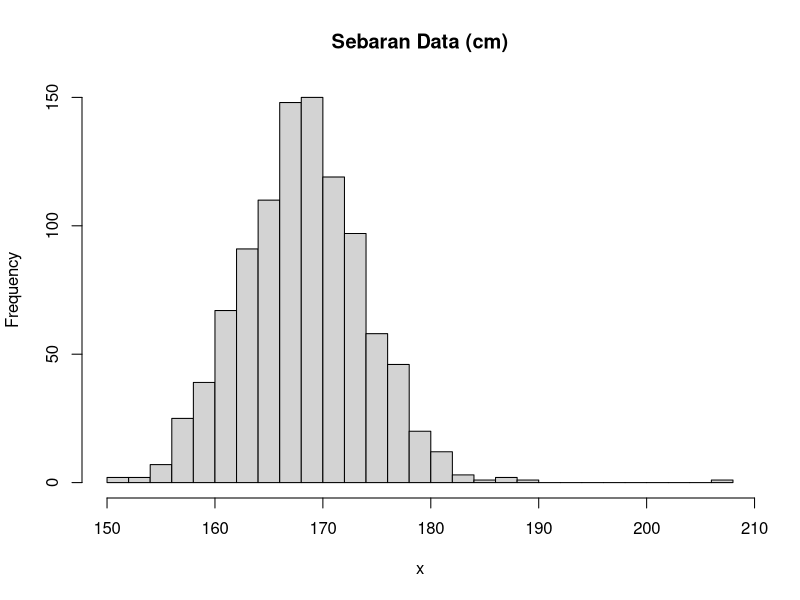
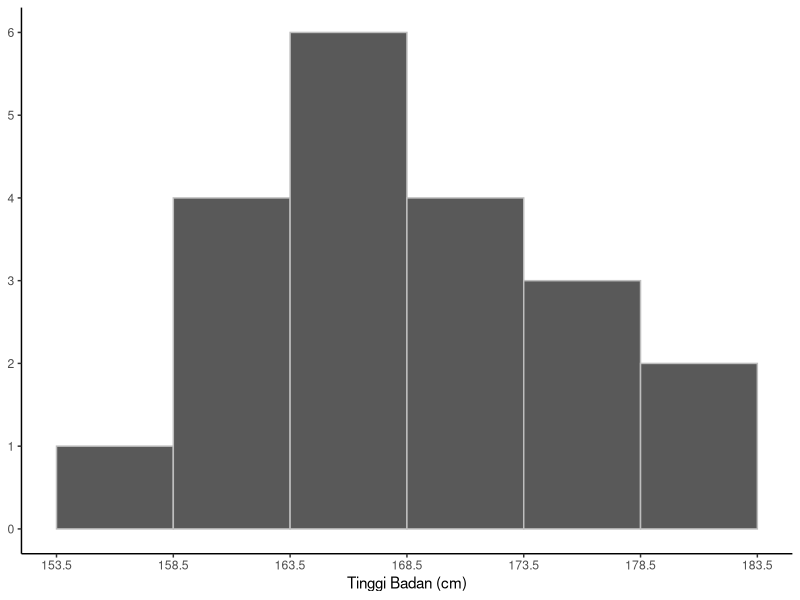
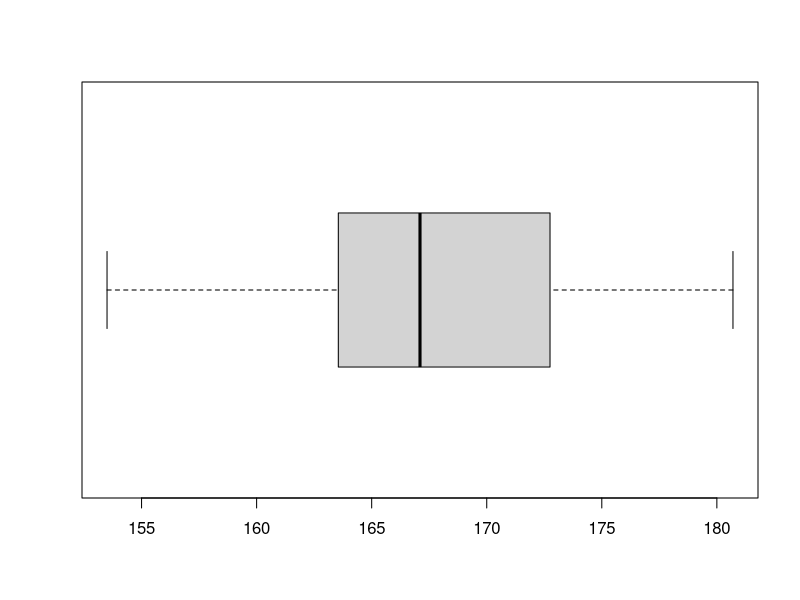
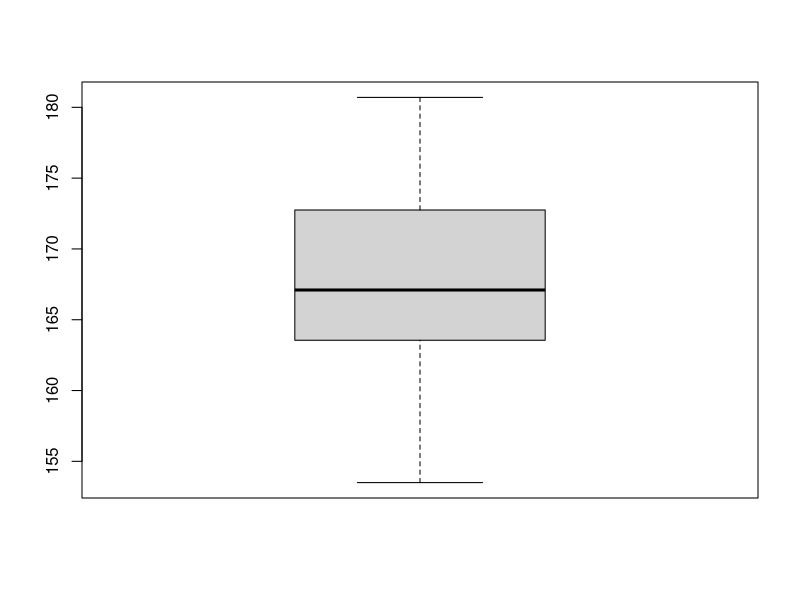
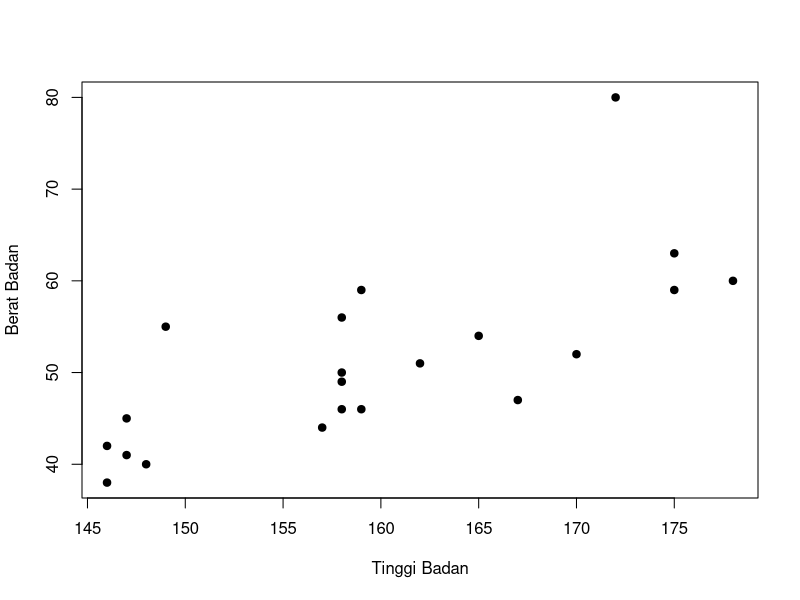
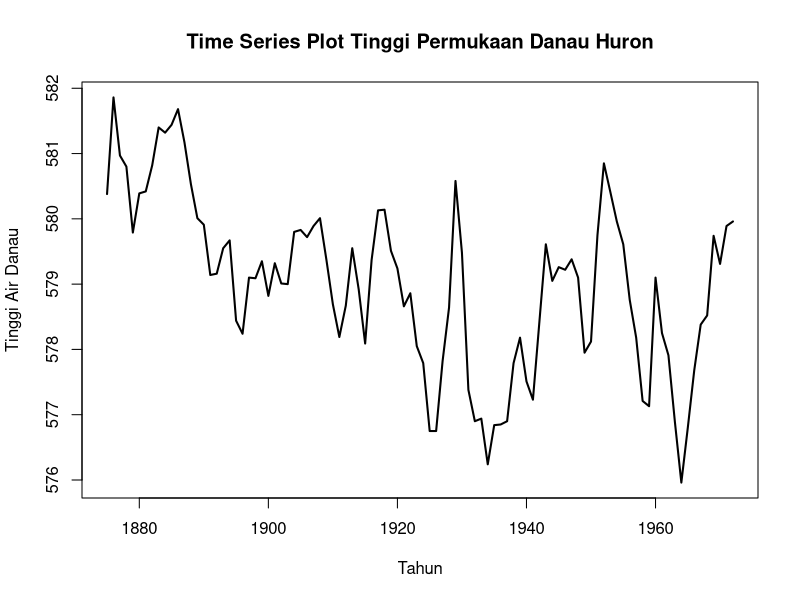

Reproduce these figures in R, in order.
## ---- chunk 1
#| echo: false
set.seed(1001)
x <- c(rnorm(1000, mean = 168, sd = 5.8), 208)
hist(x, main = "Sebaran Data (cm)", breaks = seq(floor(min(x)), ceiling(max(x)), by = 2))
## ---- chunk 2
#| echo: false
x <- c(180.7, 167.0, 166.9, 153.5, 164.8, 167.2, 174.3, 164.4, 162.7, 158.8, 169.8, 177.5, 164.4, 170.7, 176.2, 168.6, 178.8, 162, 160.2, 171.2)
## ---- chunk 3
#| echo: false
library(ggplot2)

p <- data.frame(x = sort(x+1)) |> 
  ggplot(aes(x = x)) + 
  geom_histogram(breaks = seq(153.5, 185, by = 5), color = "grey") + 
  scale_x_continuous(breaks = seq(153.5, 185, by = 5), labels = seq(153.5, 185, by = 5))

p <- ggplot_build(p)
p$data[[1]]$count[2] <- p$data[[1]]$count[2]+1
p$data[[1]]$count[3] <- p$data[[1]]$count[3]-1
p$data[[1]]$xmin <- p$data[[1]]$xmin+2.5

ggplot(p$data[[1]], aes(x = xmin, y= count)) + 
  geom_col(width = 5, color = "grey") + 
  scale_x_continuous(breaks = seq(153.5, 185, by = 5), labels = seq(153.5, 185, by = 5)) + 
  scale_y_continuous(breaks = 0:6) + 
  labs(x = "Tinggi Badan (cm)", y = NULL) + 
  theme_classic()

## ---- chunk 4
#| echo: false
boxplot(x, horizontal = TRUE)
boxplot(x)
## ---- chunk 5
#| echo: false
tb_bb <- data.frame(
  Tinggi_Badan = c(159, 175, 178, 162, 158, 146, 159, 158, 167, 149, 158, 175, 158, 157, 172, 146, 147, 147, 170, 148, 165),
  Berat_Badan = c(59, 63, 60, 51, 50, 38, 46, 46, 47, 55, 56, 59, 49, 44, 80, 42, 45, 41, 52, 40, 54)
)
## ---- chunk 6
#| echo: false
plot(tb_bb$Tinggi_Badan, tb_bb$Berat_Badan, xlab = "Tinggi Badan", ylab = "Berat Badan", pch = 19)
## ---- chunk 7
#| echo: false
plot(LakeHuron, type="l", lwd = 2, 
     xlab="Tahun", ylab="Tinggi Air Danau", 
     main="Time Series Plot Tinggi Permukaan Danau Huron")
